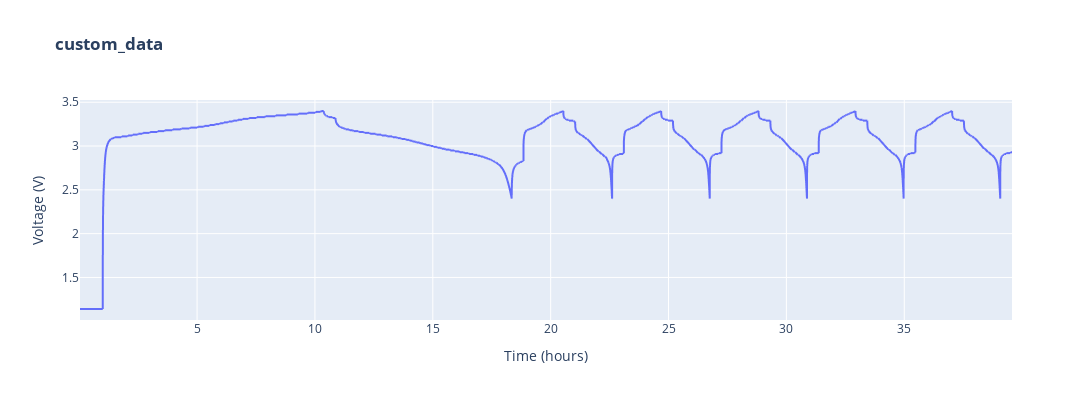

Notebook code for this chart:
### Code cell
plotutils.raw_plot(c, width=1200, height=400)

### Figure 1 — Plotly figure (JSON) as saved in the notebook; plotly's stock layout.template omitted (floating-point values rounded to 4 significant figures; data arrays with more than 128 entries replaced by an {"elided": "..."} marker saying what was removed)
{"data": [{"hovertemplate": "Time (hours)=%{x}<br>Voltage (V)=%{y}<extra></extra>", "legendgroup": "", "line": {"color": "#636efa", "dash": "solid"}, "marker": {"symbol": "circle"}, "mode": "lines", "name": "", "showlegend": false, "type": "scattergl", "x": {"elided": "2444 float values"}, "xaxis": "x", "y": {"elided": "2444 float values"}, "yaxis": "y"}], "layout": {"height": 400, "legend": {"tracegroupgap": 0}, "title": {"text": "<b>custom_data</b>"}, "width": 1200, "xaxis": {"anchor": "y", "domain": [0, 1], "title": {"text": "Time (hours)"}}, "yaxis": {"anchor": "x", "domain": [0, 1], "title": {"text": "Voltage (V)"}}}}
